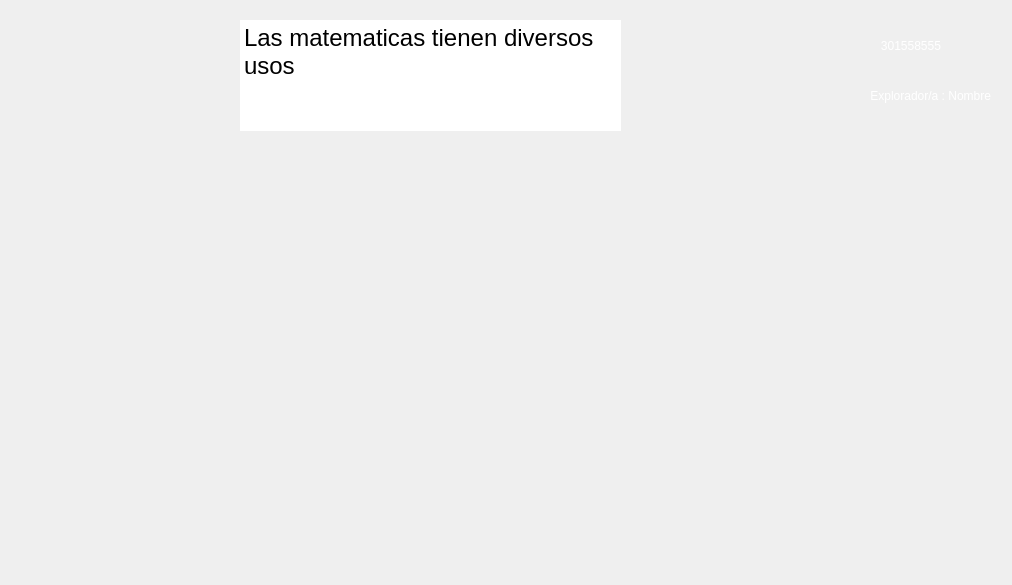
<?xml version="1.0" encoding="UTF-8"?>
<ui version="4.0">
 <class>MainWindow</class>
 <widget class="QMainWindow" name="MainWindow">
  <property name="geometry">
   <rect>
    <x>0</x>
    <y>0</y>
    <width>1012</width>
    <height>585</height>
   </rect>
  </property>
  <property name="windowTitle">
   <string>Shake-Shake</string>
  </property>
  <property name="styleSheet">
   <string notr="true">QPushButton{
	border-radius: 60px;
}
QPushButton:pressed {
	border-radius: 30px;
    padding-top: 2px;
    padding-left: 3px;
}
QPushButton:hover {
	qproperty-iconSize: 16px 16px;

        padding-right: 3px;
}</string>
  </property>
  <widget class="QWidget" name="centralwidget">
   <widget class="QLabel" name="label_7">
    <property name="geometry">
     <rect>
      <x>110</x>
      <y>-30</y>
      <width>581</width>
      <height>231</height>
     </rect>
    </property>
    <property name="styleSheet">
     <string notr="true">font: 16pt &quot;Pristina&quot;;
</string>
    </property>
    <property name="text">
     <string/>
    </property>
    <property name="pixmap">
     <pixmap>Images/dialogo2.png</pixmap>
    </property>
    <property name="scaledContents">
     <bool>true</bool>
    </property>
   </widget>
   <widget class="QTextEdit" name="dialogo">
    <property name="enabled">
     <bool>true</bool>
    </property>
    <property name="geometry">
     <rect>
      <x>240</x>
      <y>20</y>
      <width>381</width>
      <height>111</height>
     </rect>
    </property>
    <property name="styleSheet">
     <string notr="true">font: 18pt &quot;Times New Roman&quot;;
border:none</string>
    </property>
    <property name="readOnly">
     <bool>true</bool>
    </property>
    <property name="html">
     <string>&lt;!DOCTYPE HTML PUBLIC &quot;-//W3C//DTD HTML 4.0//EN&quot; &quot;http://www.w3.org/TR/REC-html40/strict.dtd&quot;&gt;
&lt;html&gt;&lt;head&gt;&lt;meta name=&quot;qrichtext&quot; content=&quot;1&quot; /&gt;&lt;style type=&quot;text/css&quot;&gt;
p, li { white-space: pre-wrap; }
&lt;/style&gt;&lt;/head&gt;&lt;body style=&quot; font-family:'Times New Roman'; font-size:18pt; font-weight:400; font-style:normal;&quot;&gt;
&lt;p style=&quot; margin-top:0px; margin-bottom:0px; margin-left:0px; margin-right:0px; -qt-block-indent:0; text-indent:0px;&quot;&gt;Las matematicas tienen diversos usos&lt;/p&gt;&lt;/body&gt;&lt;/html&gt;</string>
    </property>
   </widget>
   <widget class="QLabel" name="shake">
    <property name="geometry">
     <rect>
      <x>20</x>
      <y>70</y>
      <width>181</width>
      <height>181</height>
     </rect>
    </property>
    <property name="text">
     <string/>
    </property>
    <property name="pixmap">
     <pixmap>Images/shakehabla.gif</pixmap>
    </property>
    <property name="scaledContents">
     <bool>true</bool>
    </property>
   </widget>
   <widget class="QLabel" name="imagen">
    <property name="geometry">
     <rect>
      <x>430</x>
      <y>260</y>
      <width>521</width>
      <height>291</height>
     </rect>
    </property>
    <property name="text">
     <string/>
    </property>
    <property name="scaledContents">
     <bool>true</bool>
    </property>
   </widget>
   <widget class="QPushButton" name="dinero">
    <property name="geometry">
     <rect>
      <x>20</x>
      <y>250</y>
      <width>111</width>
      <height>101</height>
     </rect>
    </property>
    <property name="text">
     <string/>
    </property>
    <property name="icon">
     <iconset>
      <normaloff>Images/Administracion.png</normaloff>Images/Administracion.png</iconset>
    </property>
    <property name="iconSize">
     <size>
      <width>120</width>
      <height>120</height>
     </size>
    </property>
   </widget>
   <widget class="QPushButton" name="tecnologia">
    <property name="geometry">
     <rect>
      <x>140</x>
      <y>250</y>
      <width>111</width>
      <height>101</height>
     </rect>
    </property>
    <property name="text">
     <string/>
    </property>
    <property name="icon">
     <iconset>
      <normaloff>Images/Tecnologiaicono.png</normaloff>Images/Tecnologiaicono.png</iconset>
    </property>
    <property name="iconSize">
     <size>
      <width>120</width>
      <height>120</height>
     </size>
    </property>
   </widget>
   <widget class="QPushButton" name="medicina">
    <property name="geometry">
     <rect>
      <x>20</x>
      <y>360</y>
      <width>111</width>
      <height>101</height>
     </rect>
    </property>
    <property name="text">
     <string/>
    </property>
    <property name="icon">
     <iconset>
      <normaloff>Images/medicina.png</normaloff>Images/medicina.png</iconset>
    </property>
    <property name="iconSize">
     <size>
      <width>120</width>
      <height>120</height>
     </size>
    </property>
   </widget>
   <widget class="QPushButton" name="construccion">
    <property name="geometry">
     <rect>
      <x>140</x>
      <y>360</y>
      <width>111</width>
      <height>101</height>
     </rect>
    </property>
    <property name="text">
     <string/>
    </property>
    <property name="icon">
     <iconset>
      <normaloff>Images/Construccion.png</normaloff>Images/Construccion.png</iconset>
    </property>
    <property name="iconSize">
     <size>
      <width>120</width>
      <height>120</height>
     </size>
    </property>
   </widget>
   <widget class="QPushButton" name="astronautica">
    <property name="geometry">
     <rect>
      <x>70</x>
      <y>470</y>
      <width>111</width>
      <height>111</height>
     </rect>
    </property>
    <property name="text">
     <string/>
    </property>
    <property name="icon">
     <iconset>
      <normaloff>Images/Astronauta.png</normaloff>Images/Astronauta.png</iconset>
    </property>
    <property name="iconSize">
     <size>
      <width>120</width>
      <height>120</height>
     </size>
    </property>
   </widget>
   <widget class="QLabel" name="nombre">
    <property name="geometry">
     <rect>
      <x>700</x>
      <y>80</y>
      <width>291</width>
      <height>31</height>
     </rect>
    </property>
    <property name="styleSheet">
     <string notr="true">color: rgb(255, 255, 255);
font: 20pt &quot;Times New Roman&quot;;</string>
    </property>
    <property name="text">
     <string>Explorador/a : Nombre</string>
    </property>
    <property name="alignment">
     <set>Qt::AlignRight|Qt::AlignTrailing|Qt::AlignVCenter</set>
    </property>
   </widget>
   <widget class="QLabel" name="label_4">
    <property name="geometry">
     <rect>
      <x>950</x>
      <y>20</y>
      <width>41</width>
      <height>41</height>
     </rect>
    </property>
    <property name="text">
     <string/>
    </property>
    <property name="pixmap">
     <pixmap>Images/shake.png</pixmap>
    </property>
    <property name="scaledContents">
     <bool>true</bool>
    </property>
   </widget>
   <widget class="QLabel" name="totalEstrellas">
    <property name="geometry">
     <rect>
      <x>750</x>
      <y>30</y>
      <width>191</width>
      <height>31</height>
     </rect>
    </property>
    <property name="styleSheet">
     <string notr="true">color: rgb(255, 255, 255);
font: 20pt &quot;Times New Roman&quot;;</string>
    </property>
    <property name="text">
     <string>301558555</string>
    </property>
    <property name="alignment">
     <set>Qt::AlignRight|Qt::AlignTrailing|Qt::AlignVCenter</set>
    </property>
   </widget>
   <widget class="QPushButton" name="salir">
    <property name="geometry">
     <rect>
      <x>900</x>
      <y>130</y>
      <width>101</width>
      <height>101</height>
     </rect>
    </property>
    <property name="cursor">
     <cursorShape>PointingHandCursor</cursorShape>
    </property>
    <property name="styleSheet">
     <string notr="true"/>
    </property>
    <property name="text">
     <string/>
    </property>
    <property name="icon">
     <iconset>
      <normaloff>Images/newSalir.png</normaloff>Images/newSalir.png</iconset>
    </property>
    <property name="iconSize">
     <size>
      <width>120</width>
      <height>120</height>
     </size>
    </property>
   </widget>
   <widget class="QLabel" name="label_6">
    <property name="geometry">
     <rect>
      <x>-50</x>
      <y>-190</y>
      <width>1221</width>
      <height>821</height>
     </rect>
    </property>
    <property name="text">
     <string/>
    </property>
    <property name="pixmap">
     <pixmap>Images/fondo.jpg</pixmap>
    </property>
    <property name="scaledContents">
     <bool>true</bool>
    </property>
    <property name="alignment">
     <set>Qt::AlignCenter</set>
    </property>
   </widget>
   <zorder>label_6</zorder>
   <zorder>shake</zorder>
   <zorder>label_7</zorder>
   <zorder>dialogo</zorder>
   <zorder>imagen</zorder>
   <zorder>dinero</zorder>
   <zorder>tecnologia</zorder>
   <zorder>medicina</zorder>
   <zorder>construccion</zorder>
   <zorder>astronautica</zorder>
   <zorder>nombre</zorder>
   <zorder>label_4</zorder>
   <zorder>totalEstrellas</zorder>
   <zorder>salir</zorder>
  </widget>
 </widget>
 <resources/>
 <connections/>
</ui>
